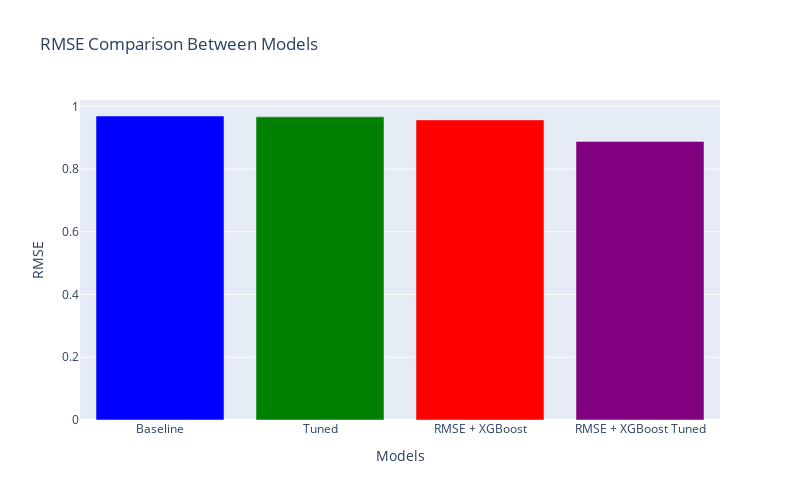

The notebook cell this image was saved under:
### Markdown cell above
## Comparison Between SVD and SVD + XGBoost

### Code cell
# Model names
models = ['Baseline', 'Tuned', 'RMSE + XGBoost', 'RMSE + XGBoost Tuned']
rmse_values = [rmse_svd_vanilla, rmse_svd_tuned, rmse_svd_xgboost, rmse_svd_xgboost_finetuned]

# Create a bar plot using Plotly
fig = go.Figure(data=[
    go.Bar(x=models, y=rmse_values, marker=dict(color=['blue', 'green', 'red', 'purple']))
])

# Customize the layout
fig.update_layout(
    title='RMSE Comparison Between Models',
    xaxis_title='Models',
    yaxis_title='RMSE',
    width=800,
    height=500
)

# Show the plot
fig.show()

### Figure 1 — Plotly figure (JSON) as saved in the notebook; plotly's stock layout.template omitted (floating-point values rounded to 4 significant figures)
{"data": [{"marker": {"color": ["blue", "green", "red", "purple"]}, "type": "bar", "x": ["Baseline", "Tuned", "RMSE + XGBoost", "RMSE + XGBoost Tuned"], "y": [0.9693, 0.9666, 0.9569, 0.8883]}], "layout": {"height": 500, "title": {"text": "RMSE Comparison Between Models"}, "width": 800, "xaxis": {"title": {"text": "Models"}}, "yaxis": {"title": {"text": "RMSE"}}}}
